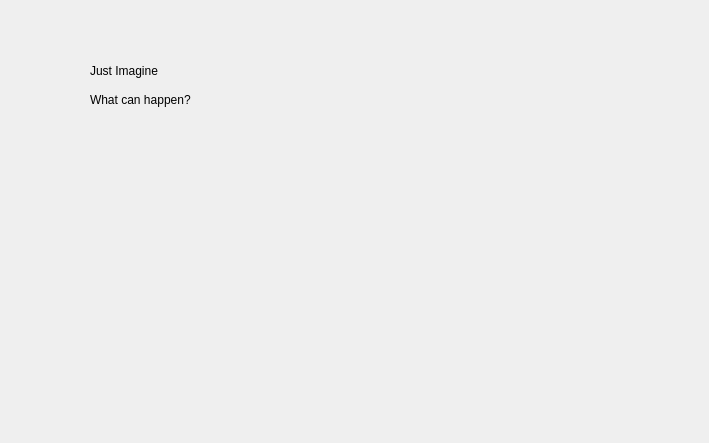
<?xml version="1.0" encoding="UTF-8"?>
<ui version="4.0">
 <class>Form</class>
 <widget class="QWidget" name="Form">
  <property name="geometry">
   <rect>
    <x>0</x>
    <y>0</y>
    <width>709</width>
    <height>443</height>
   </rect>
  </property>
  <property name="windowTitle">
   <string>Form</string>
  </property>
  <widget class="QLabel" name="label">
   <property name="geometry">
    <rect>
     <x>90</x>
     <y>60</y>
     <width>171</width>
     <height>21</height>
    </rect>
   </property>
   <property name="text">
    <string>Just Imagine</string>
   </property>
  </widget>
  <widget class="QLabel" name="label_2">
   <property name="geometry">
    <rect>
     <x>90</x>
     <y>90</y>
     <width>161</width>
     <height>19</height>
    </rect>
   </property>
   <property name="text">
    <string>What can happen?</string>
   </property>
  </widget>
 </widget>
 <resources/>
 <connections/>
</ui>
